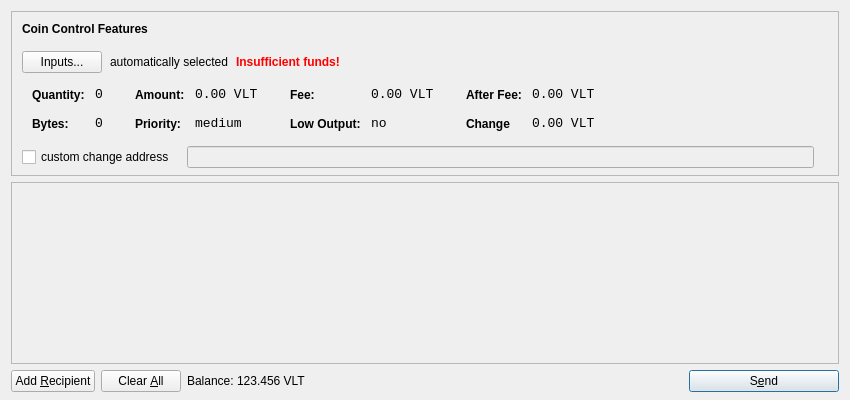
<?xml version="1.0" encoding="UTF-8"?>
<ui version="4.0">
 <class>SendCoinsDialog</class>
 <widget class="QDialog" name="SendCoinsDialog">
  <property name="geometry">
   <rect>
    <x>0</x>
    <y>0</y>
    <width>850</width>
    <height>400</height>
   </rect>
  </property>
  <property name="windowTitle">
   <string>Send Coins</string>
  </property>
  <layout class="QVBoxLayout" name="verticalLayout" stretch="0,1,0">
   <property name="bottomMargin">
    <number>8</number>
   </property>
   <item>
    <widget class="QFrame" name="frameCoinControl">
     <property name="sizePolicy">
      <sizepolicy hsizetype="Expanding" vsizetype="Expanding">
       <horstretch>0</horstretch>
       <verstretch>0</verstretch>
      </sizepolicy>
     </property>
     <property name="maximumSize">
      <size>
       <width>16777215</width>
       <height>16777215</height>
      </size>
     </property>
     <property name="frameShape">
      <enum>QFrame::StyledPanel</enum>
     </property>
     <property name="frameShadow">
      <enum>QFrame::Sunken</enum>
     </property>
     <layout class="QVBoxLayout" name="verticalLayoutCoinControl2">
      <property name="spacing">
       <number>-1</number>
      </property>
      <property name="leftMargin">
       <number>0</number>
      </property>
      <property name="topMargin">
       <number>0</number>
      </property>
      <property name="rightMargin">
       <number>0</number>
      </property>
      <property name="bottomMargin">
       <number>6</number>
      </property>
      <item>
       <layout class="QVBoxLayout" name="verticalLayoutCoinControl" stretch="0,0,0,0,1">
        <property name="spacing">
         <number>0</number>
        </property>
        <property name="leftMargin">
         <number>10</number>
        </property>
        <property name="topMargin">
         <number>10</number>
        </property>
        <item>
         <layout class="QHBoxLayout" name="horizontalLayoutCoinControl1">
          <property name="bottomMargin">
           <number>15</number>
          </property>
          <item>
           <widget class="QLabel" name="labelCoinControlFeatures">
            <property name="sizePolicy">
             <sizepolicy hsizetype="Preferred" vsizetype="Maximum">
              <horstretch>0</horstretch>
              <verstretch>0</verstretch>
             </sizepolicy>
            </property>
            <property name="font">
             <font>
              <weight>75</weight>
              <bold>true</bold>
             </font>
            </property>
            <property name="styleSheet">
             <string notr="true">font-weight:bold;</string>
            </property>
            <property name="text">
             <string>Coin Control Features</string>
            </property>
           </widget>
          </item>
         </layout>
        </item>
        <item>
         <layout class="QHBoxLayout" name="horizontalLayoutCoinControl2" stretch="0,0,0,0">
          <property name="spacing">
           <number>8</number>
          </property>
          <property name="bottomMargin">
           <number>10</number>
          </property>
          <item>
           <widget class="QPushButton" name="pushButtonCoinControl">
            <property name="styleSheet">
             <string notr="true"/>
            </property>
            <property name="text">
             <string>Inputs...</string>
            </property>
           </widget>
          </item>
          <item>
           <widget class="QLabel" name="labelCoinControlAutomaticallySelected">
            <property name="text">
             <string>automatically selected</string>
            </property>
            <property name="margin">
             <number>5</number>
            </property>
           </widget>
          </item>
          <item>
           <widget class="QLabel" name="labelCoinControlInsuffFunds">
            <property name="font">
             <font>
              <weight>75</weight>
              <bold>true</bold>
             </font>
            </property>
            <property name="styleSheet">
             <string notr="true">color:red;font-weight:bold;</string>
            </property>
            <property name="text">
             <string>Insufficient funds!</string>
            </property>
            <property name="margin">
             <number>5</number>
            </property>
           </widget>
          </item>
          <item>
           <spacer name="horizontalSpacerCoinControl">
            <property name="orientation">
             <enum>Qt::Horizontal</enum>
            </property>
            <property name="sizeHint" stdset="0">
             <size>
              <width>40</width>
              <height>1</height>
             </size>
            </property>
           </spacer>
          </item>
         </layout>
        </item>
        <item>
         <widget class="QWidget" name="widgetCoinControl" native="true">
          <property name="sizePolicy">
           <sizepolicy hsizetype="Preferred" vsizetype="Preferred">
            <horstretch>0</horstretch>
            <verstretch>0</verstretch>
           </sizepolicy>
          </property>
          <property name="minimumSize">
           <size>
            <width>0</width>
            <height>0</height>
           </size>
          </property>
          <property name="styleSheet">
           <string notr="true"/>
          </property>
          <layout class="QHBoxLayout" name="horizontalLayoutCoinControl5">
           <property name="margin">
            <number>0</number>
           </property>
           <item>
            <layout class="QHBoxLayout" name="horizontalLayoutCoinControl3" stretch="0,0,0,1">
             <property name="spacing">
              <number>20</number>
             </property>
             <property name="topMargin">
              <number>0</number>
             </property>
             <property name="bottomMargin">
              <number>10</number>
             </property>
             <item>
              <layout class="QFormLayout" name="formLayoutCoinControl1">
               <property name="horizontalSpacing">
                <number>10</number>
               </property>
               <property name="verticalSpacing">
                <number>14</number>
               </property>
               <property name="leftMargin">
                <number>10</number>
               </property>
               <property name="topMargin">
                <number>4</number>
               </property>
               <property name="rightMargin">
                <number>6</number>
               </property>
               <item row="0" column="0">
                <widget class="QLabel" name="labelCoinControlQuantityText">
                 <property name="styleSheet">
                  <string notr="true">font-weight:bold;</string>
                 </property>
                 <property name="text">
                  <string>Quantity:</string>
                 </property>
                 <property name="margin">
                  <number>0</number>
                 </property>
                </widget>
               </item>
               <item row="0" column="1">
                <widget class="QLabel" name="labelCoinControlQuantity">
                 <property name="font">
                  <font>
                   <family>Monospace</family>
                   <pointsize>10</pointsize>
                  </font>
                 </property>
                 <property name="cursor">
                  <cursorShape>IBeamCursor</cursorShape>
                 </property>
                 <property name="contextMenuPolicy">
                  <enum>Qt::ActionsContextMenu</enum>
                 </property>
                 <property name="text">
                  <string>0</string>
                 </property>
                 <property name="margin">
                  <number>0</number>
                 </property>
                 <property name="textInteractionFlags">
                  <set>Qt::LinksAccessibleByMouse|Qt::TextSelectableByKeyboard|Qt::TextSelectableByMouse</set>
                 </property>
                </widget>
               </item>
               <item row="1" column="0">
                <widget class="QLabel" name="labelCoinControlBytesText">
                 <property name="styleSheet">
                  <string notr="true">font-weight:bold;</string>
                 </property>
                 <property name="text">
                  <string>Bytes:</string>
                 </property>
                </widget>
               </item>
               <item row="1" column="1">
                <widget class="QLabel" name="labelCoinControlBytes">
                 <property name="font">
                  <font>
                   <family>Monospace</family>
                   <pointsize>10</pointsize>
                  </font>
                 </property>
                 <property name="cursor">
                  <cursorShape>IBeamCursor</cursorShape>
                 </property>
                 <property name="contextMenuPolicy">
                  <enum>Qt::ActionsContextMenu</enum>
                 </property>
                 <property name="text">
                  <string>0</string>
                 </property>
                 <property name="textInteractionFlags">
                  <set>Qt::LinksAccessibleByMouse|Qt::TextSelectableByKeyboard|Qt::TextSelectableByMouse</set>
                 </property>
                </widget>
               </item>
              </layout>
             </item>
             <item>
              <layout class="QFormLayout" name="formLayoutCoinControl2">
               <property name="horizontalSpacing">
                <number>10</number>
               </property>
               <property name="verticalSpacing">
                <number>14</number>
               </property>
               <property name="leftMargin">
                <number>6</number>
               </property>
               <property name="topMargin">
                <number>4</number>
               </property>
               <property name="rightMargin">
                <number>6</number>
               </property>
               <item row="0" column="0">
                <widget class="QLabel" name="labelCoinControlAmountText">
                 <property name="styleSheet">
                  <string notr="true">font-weight:bold;</string>
                 </property>
                 <property name="text">
                  <string>Amount:</string>
                 </property>
                 <property name="margin">
                  <number>0</number>
                 </property>
                </widget>
               </item>
               <item row="0" column="1">
                <widget class="QLabel" name="labelCoinControlAmount">
                 <property name="font">
                  <font>
                   <family>Monospace</family>
                   <pointsize>10</pointsize>
                  </font>
                 </property>
                 <property name="cursor">
                  <cursorShape>IBeamCursor</cursorShape>
                 </property>
                 <property name="contextMenuPolicy">
                  <enum>Qt::ActionsContextMenu</enum>
                 </property>
                 <property name="text">
                  <string>0.00 VLT</string>
                 </property>
                 <property name="textInteractionFlags">
                  <set>Qt::LinksAccessibleByMouse|Qt::TextSelectableByKeyboard|Qt::TextSelectableByMouse</set>
                 </property>
                </widget>
               </item>
               <item row="1" column="0">
                <widget class="QLabel" name="labelCoinControlPriorityText">
                 <property name="styleSheet">
                  <string notr="true">font-weight:bold;</string>
                 </property>
                 <property name="text">
                  <string>Priority:</string>
                 </property>
                </widget>
               </item>
               <item row="1" column="1">
                <widget class="QLabel" name="labelCoinControlPriority">
                 <property name="font">
                  <font>
                   <family>Monospace</family>
                   <pointsize>10</pointsize>
                  </font>
                 </property>
                 <property name="cursor">
                  <cursorShape>IBeamCursor</cursorShape>
                 </property>
                 <property name="contextMenuPolicy">
                  <enum>Qt::ActionsContextMenu</enum>
                 </property>
                 <property name="text">
                  <string>medium</string>
                 </property>
                 <property name="textInteractionFlags">
                  <set>Qt::LinksAccessibleByMouse|Qt::TextSelectableByKeyboard|Qt::TextSelectableByMouse</set>
                 </property>
                </widget>
               </item>
              </layout>
             </item>
             <item>
              <layout class="QFormLayout" name="formLayoutCoinControl3">
               <property name="horizontalSpacing">
                <number>10</number>
               </property>
               <property name="verticalSpacing">
                <number>14</number>
               </property>
               <property name="leftMargin">
                <number>6</number>
               </property>
               <property name="topMargin">
                <number>4</number>
               </property>
               <property name="rightMargin">
                <number>6</number>
               </property>
               <item row="0" column="0">
                <widget class="QLabel" name="labelCoinControlFeeText">
                 <property name="styleSheet">
                  <string notr="true">font-weight:bold;</string>
                 </property>
                 <property name="text">
                  <string>Fee:</string>
                 </property>
                 <property name="margin">
                  <number>0</number>
                 </property>
                </widget>
               </item>
               <item row="0" column="1">
                <widget class="QLabel" name="labelCoinControlFee">
                 <property name="font">
                  <font>
                   <family>Monospace</family>
                   <pointsize>10</pointsize>
                  </font>
                 </property>
                 <property name="cursor">
                  <cursorShape>IBeamCursor</cursorShape>
                 </property>
                 <property name="contextMenuPolicy">
                  <enum>Qt::ActionsContextMenu</enum>
                 </property>
                 <property name="text">
                  <string>0.00 VLT</string>
                 </property>
                 <property name="textInteractionFlags">
                  <set>Qt::LinksAccessibleByMouse|Qt::TextSelectableByKeyboard|Qt::TextSelectableByMouse</set>
                 </property>
                </widget>
               </item>
               <item row="1" column="0">
                <widget class="QLabel" name="labelCoinControlLowOutputText">
                 <property name="styleSheet">
                  <string notr="true">font-weight:bold;</string>
                 </property>
                 <property name="text">
                  <string>Low Output:</string>
                 </property>
                </widget>
               </item>
               <item row="1" column="1">
                <widget class="QLabel" name="labelCoinControlLowOutput">
                 <property name="font">
                  <font>
                   <family>Monospace</family>
                   <pointsize>10</pointsize>
                  </font>
                 </property>
                 <property name="cursor">
                  <cursorShape>IBeamCursor</cursorShape>
                 </property>
                 <property name="contextMenuPolicy">
                  <enum>Qt::ActionsContextMenu</enum>
                 </property>
                 <property name="text">
                  <string>no</string>
                 </property>
                 <property name="textInteractionFlags">
                  <set>Qt::LinksAccessibleByMouse|Qt::TextSelectableByKeyboard|Qt::TextSelectableByMouse</set>
                 </property>
                </widget>
               </item>
              </layout>
             </item>
             <item>
              <layout class="QFormLayout" name="formLayoutCoinControl4">
               <property name="horizontalSpacing">
                <number>10</number>
               </property>
               <property name="verticalSpacing">
                <number>14</number>
               </property>
               <property name="leftMargin">
                <number>6</number>
               </property>
               <property name="topMargin">
                <number>4</number>
               </property>
               <property name="rightMargin">
                <number>6</number>
               </property>
               <item row="0" column="0">
                <widget class="QLabel" name="labelCoinControlAfterFeeText">
                 <property name="styleSheet">
                  <string notr="true">font-weight:bold;</string>
                 </property>
                 <property name="text">
                  <string>After Fee:</string>
                 </property>
                 <property name="margin">
                  <number>0</number>
                 </property>
                </widget>
               </item>
               <item row="0" column="1">
                <widget class="QLabel" name="labelCoinControlAfterFee">
                 <property name="font">
                  <font>
                   <family>Monospace</family>
                   <pointsize>10</pointsize>
                  </font>
                 </property>
                 <property name="cursor">
                  <cursorShape>IBeamCursor</cursorShape>
                 </property>
                 <property name="contextMenuPolicy">
                  <enum>Qt::ActionsContextMenu</enum>
                 </property>
                 <property name="text">
                  <string>0.00 VLT</string>
                 </property>
                 <property name="textInteractionFlags">
                  <set>Qt::LinksAccessibleByMouse|Qt::TextSelectableByKeyboard|Qt::TextSelectableByMouse</set>
                 </property>
                </widget>
               </item>
               <item row="1" column="0">
                <widget class="QLabel" name="labelCoinControlChangeText">
                 <property name="styleSheet">
                  <string notr="true">font-weight:bold;</string>
                 </property>
                 <property name="text">
                  <string>Change</string>
                 </property>
                </widget>
               </item>
               <item row="1" column="1">
                <widget class="QLabel" name="labelCoinControlChange">
                 <property name="font">
                  <font>
                   <family>Monospace</family>
                   <pointsize>10</pointsize>
                  </font>
                 </property>
                 <property name="cursor">
                  <cursorShape>IBeamCursor</cursorShape>
                 </property>
                 <property name="contextMenuPolicy">
                  <enum>Qt::ActionsContextMenu</enum>
                 </property>
                 <property name="text">
                  <string>0.00 VLT</string>
                 </property>
                 <property name="textInteractionFlags">
                  <set>Qt::LinksAccessibleByMouse|Qt::TextSelectableByKeyboard|Qt::TextSelectableByMouse</set>
                 </property>
                </widget>
               </item>
              </layout>
             </item>
            </layout>
           </item>
          </layout>
         </widget>
        </item>
        <item>
         <layout class="QHBoxLayout" name="horizontalLayoutCoinControl4" stretch="0,0,0">
          <property name="spacing">
           <number>12</number>
          </property>
          <property name="sizeConstraint">
           <enum>QLayout::SetDefaultConstraint</enum>
          </property>
          <property name="topMargin">
           <number>5</number>
          </property>
          <property name="rightMargin">
           <number>5</number>
          </property>
          <item>
           <widget class="QCheckBox" name="checkBoxCoinControlChange">
            <property name="text">
             <string>custom change address</string>
            </property>
           </widget>
          </item>
          <item>
           <widget class="QLineEdit" name="lineEditCoinControlChange">
            <property name="enabled">
             <bool>false</bool>
            </property>
            <property name="sizePolicy">
             <sizepolicy hsizetype="Expanding" vsizetype="Fixed">
              <horstretch>0</horstretch>
              <verstretch>0</verstretch>
             </sizepolicy>
            </property>
           </widget>
          </item>
          <item>
           <widget class="QLabel" name="labelCoinControlChangeLabel">
            <property name="sizePolicy">
             <sizepolicy hsizetype="Preferred" vsizetype="Expanding">
              <horstretch>0</horstretch>
              <verstretch>0</verstretch>
             </sizepolicy>
            </property>
            <property name="minimumSize">
             <size>
              <width>0</width>
              <height>0</height>
             </size>
            </property>
            <property name="text">
             <string/>
            </property>
            <property name="margin">
             <number>3</number>
            </property>
           </widget>
          </item>
         </layout>
        </item>
        <item>
         <spacer name="verticalSpacerCoinControl">
          <property name="orientation">
           <enum>Qt::Vertical</enum>
          </property>
          <property name="sizeHint" stdset="0">
           <size>
            <width>800</width>
            <height>1</height>
           </size>
          </property>
         </spacer>
        </item>
       </layout>
      </item>
     </layout>
    </widget>
   </item>
   <item>
    <widget class="QScrollArea" name="scrollArea">
     <property name="widgetResizable">
      <bool>true</bool>
     </property>
     <widget class="QWidget" name="scrollAreaWidgetContents">
      <property name="geometry">
       <rect>
        <x>0</x>
        <y>0</y>
        <width>830</width>
        <height>165</height>
       </rect>
      </property>
      <layout class="QVBoxLayout" name="verticalLayout_2">
       <property name="margin">
        <number>0</number>
       </property>
       <item>
        <layout class="QVBoxLayout" name="entries">
         <property name="spacing">
          <number>6</number>
         </property>
        </layout>
       </item>
       <item>
        <spacer name="verticalSpacer">
         <property name="orientation">
          <enum>Qt::Vertical</enum>
         </property>
         <property name="sizeHint" stdset="0">
          <size>
           <width>20</width>
           <height>40</height>
          </size>
         </property>
        </spacer>
       </item>
      </layout>
     </widget>
    </widget>
   </item>
   <item>
    <layout class="QHBoxLayout" name="horizontalLayout">
     <item>
      <widget class="QPushButton" name="addButton">
       <property name="toolTip">
        <string>Send to multiple recipients at once</string>
       </property>
       <property name="text">
        <string>Add &amp;Recipient</string>
       </property>
       <property name="icon">
        <iconset resource="../bitcoin.qrc">
         <normaloff>:/icons/add</normaloff>:/icons/add</iconset>
       </property>
       <property name="autoDefault">
        <bool>false</bool>
       </property>
      </widget>
     </item>
     <item>
      <widget class="QPushButton" name="clearButton">
       <property name="sizePolicy">
        <sizepolicy hsizetype="Minimum" vsizetype="Fixed">
         <horstretch>0</horstretch>
         <verstretch>0</verstretch>
        </sizepolicy>
       </property>
       <property name="toolTip">
        <string>Remove all transaction fields</string>
       </property>
       <property name="text">
        <string>Clear &amp;All</string>
       </property>
       <property name="icon">
        <iconset resource="../bitcoin.qrc">
         <normaloff>:/icons/remove</normaloff>:/icons/remove</iconset>
       </property>
       <property name="autoRepeatDelay">
        <number>300</number>
       </property>
       <property name="autoDefault">
        <bool>false</bool>
       </property>
      </widget>
     </item>
     <item>
      <layout class="QHBoxLayout" name="horizontalLayout_2">
       <property name="spacing">
        <number>3</number>
       </property>
       <item>
        <widget class="QLabel" name="label">
         <property name="sizePolicy">
          <sizepolicy hsizetype="Preferred" vsizetype="Fixed">
           <horstretch>0</horstretch>
           <verstretch>0</verstretch>
          </sizepolicy>
         </property>
         <property name="text">
          <string>Balance:</string>
         </property>
        </widget>
       </item>
       <item>
        <widget class="QLabel" name="labelBalance">
         <property name="sizePolicy">
          <sizepolicy hsizetype="Preferred" vsizetype="Fixed">
           <horstretch>0</horstretch>
           <verstretch>0</verstretch>
          </sizepolicy>
         </property>
         <property name="cursor">
          <cursorShape>IBeamCursor</cursorShape>
         </property>
         <property name="text">
          <string>123.456 VLT</string>
         </property>
         <property name="textInteractionFlags">
          <set>Qt::LinksAccessibleByMouse|Qt::TextSelectableByKeyboard|Qt::TextSelectableByMouse</set>
         </property>
        </widget>
       </item>
      </layout>
     </item>
     <item>
      <spacer name="horizontalSpacer">
       <property name="orientation">
        <enum>Qt::Horizontal</enum>
       </property>
       <property name="sizeHint" stdset="0">
        <size>
         <width>40</width>
         <height>20</height>
        </size>
       </property>
      </spacer>
     </item>
     <item>
      <widget class="QPushButton" name="sendButton">
       <property name="minimumSize">
        <size>
         <width>150</width>
         <height>0</height>
        </size>
       </property>
       <property name="toolTip">
        <string>Confirm the send action</string>
       </property>
       <property name="text">
        <string>S&amp;end</string>
       </property>
       <property name="icon">
        <iconset resource="../bitcoin.qrc">
         <normaloff>:/icons/send</normaloff>:/icons/send</iconset>
       </property>
       <property name="default">
        <bool>true</bool>
       </property>
      </widget>
     </item>
    </layout>
   </item>
  </layout>
 </widget>
 <resources>
  <include location="../bitcoin.qrc"/>
 </resources>
 <connections/>
</ui>
